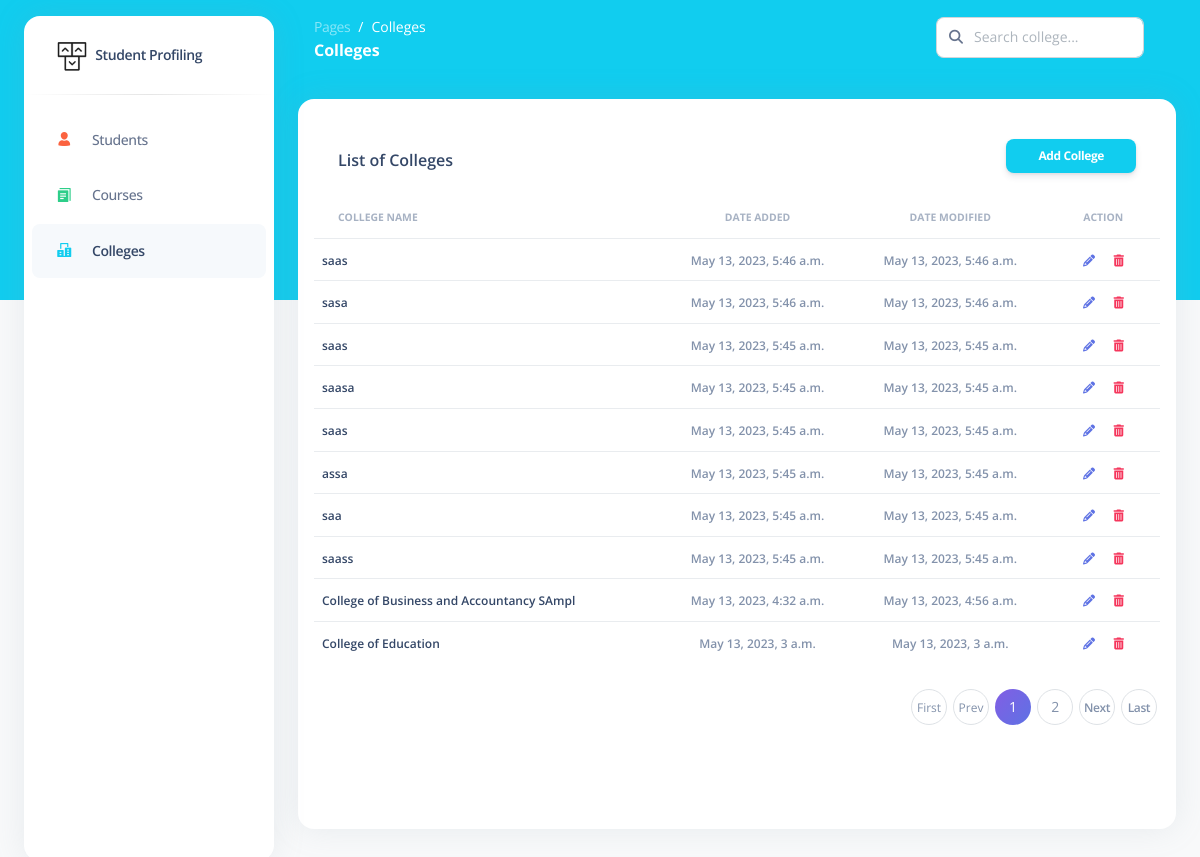
Screenshot of /college-list with the database file from the repository.
### simple_profiling/models.py (models this page shows, shortened)
class BaseModel(models.Model):
    created_at = models.DateTimeField(auto_now_add=True, db_index=True)
    updated_at = models.DateTimeField(auto_now=True)
    class Meta:
        abstract = True

class College(BaseModel):
    college_name = models.CharField(max_length=500)
    class Meta:
        verbose_name_plural = "Colleges"

### simple_profiling/views.py (the view)
# urls.py: path('college-list', CollegeList.as_view(), name='CollegeList'),
class CollegeList(ListView):
    model = College
    context_object_name = 'college'
    template_name = 'college-list.html'
    paginate_by = 10
    def get_context_data(self, **kwargs):
        context = super().get_context_data(**kwargs)
        return context
    def get_queryset(self, *args, **kwargs):
        qs = super(CollegeList, self).get_queryset(*args, **kwargs)
        qs = qs.order_by("-created_at")
        if self.request.GET.get("q") != None:
            query = self.request.GET.get('q')
            qs = qs.order_by("-created_at").filter(Q(college_name__icontains=query))
        return qs

### simple_profiling/templates/college-list.html (shortened to what this page needs)
{% load static %}
<!DOCTYPE html>
<html lang="en">
<head>
  <link href="{% static 'css/nucleo-icons.css' %}" rel="stylesheet" />
  <link href="{% static 'css/nucleo-svg.css' %}" rel="stylesheet" />
  <link href="{% static 'css/nucleo-svg.css' %}" rel="stylesheet" />
  <link id="pagestyle" href="{% static 'css/argon-dashboard.css' %}" rel="stylesheet" />
</head>
<body class="g-sidenav-show bg-gray-100">
  <aside class="sidenav bg-white navbar navbar-vertical navbar-expand-xs border-0 border-radius-xl my-3 fixed-start ms-4 " id="sidenav-main">
    <div class="sidenav-header">
      <a class="navbar-brand m-0" href=" https://demos.creative-tim.com/argon-dashboard/pages/dashboard.html " target="_blank">
        <img src="{% static 'img/logo-ct-dark.png' %}" class="navbar-brand-img h-100" alt="main_logo">
        <span class="ms-1 font-weight-bold">Student Profiling</span>
      </a>
    </div>
    <hr class="horizontal dark mt-0">
    <div class="collapse navbar-collapse  w-auto " id="sidenav-collapse-main">
      <ul class="navbar-nav">
        <li class="nav-item">
          <a class="nav-link " href="{% url 'StudentList' %}">
            <div class="icon icon-shape icon-sm border-radius-md text-center me-2 d-flex align-items-center justify-content-center">
              <i class="ni ni-single-02 text-warning text-sm opacity-10"></i>
            </div>
            <span class="nav-link-text ms-1">Students</span>
          </a>
        </li>
        <li class="nav-item">
          <a class="nav-link " href="{% url 'CourseList' %}">
            <div class="icon icon-shape icon-sm border-radius-md text-center me-2 d-flex align-items-center justify-content-center">
              <i class="ni ni-single-copy-04 text-success text-sm opacity-10"></i>
            </div>
            <span class="nav-link-text ms-1">Courses</span>
          </a>
        </li>
        <li class="nav-item">
          <a class="nav-link active" href="{% url 'CollegeList' %}">
            <div class="icon icon-shape icon-sm border-radius-md text-center me-2 d-flex align-items-center justify-content-center">
              <i class="ni ni-building text-info text-sm opacity-10"></i>
            </div>
            <span class="nav-link-text ms-1">Colleges</span>
          </a>
        </li>
      </ul>
    </div>
  </aside>
  <main class="main-content position-relative border-radius-lg ">
    <nav class="navbar navbar-main navbar-expand-lg px-0 mx-4 shadow-none border-radius-xl " id="navbarBlur" data-scroll="false">
      <div class="container-fluid py-1 px-3">
        <nav aria-label="breadcrumb">
          <ol class="breadcrumb bg-transparent mb-0 pb-0 pt-1 px-0 me-sm-6 me-5">
            <li class="breadcrumb-item text-sm"><a class="opacity-5 text-white" href="javascript:;">Pages</a></li>
            <li class="breadcrumb-item text-sm text-white active" aria-current="page">Colleges</li>
          </ol>
          <h6 class="font-weight-bolder text-white mb-0">Colleges</h6>
        </nav>
        <div class="collapse navbar-collapse mt-sm-0 mt-2 me-md-0 me-sm-4" id="navbar">
          <div class="ms-md-auto pe-md-3 d-flex align-items-center">
            <form action="{% url 'CollegeList' %}" method="get">
              <div class="input-group">
                <span class="input-group-text text-body"><i class="fas fa-search" aria-hidden="true"></i></span>
                <input type="text" class="form-control" name="q" placeholder="Search college...">
              </div>
            </form>
          </div>
        </div>
      </div>
    </nav>
    <div class="container-fluid py-4">
      <div class="row">
        <div class="col-12">
          <div class="card mb-4 p-3">
            <div class="card-header d-flex align-items-center pb-0">
                <h6>List of Colleges</h6>
                <a href="{% url 'CollegeAdd' %}" class="btn btn-info btn-sm ms-auto">Add College</a>
            </div>
            <div class="card-body px-0 pt-2 pb-6">
              <div class="table-responsive p-0">
                <table class="table align-items-center mb-0">
                  <thead>
                    <tr>
                      <th class="text-uppercase text-secondary text-xxs font-weight-bolder opacity-7">College Name</th>
                      <th class="text-center text-uppercase text-secondary text-xxs font-weight-bolder opacity-7">Date Added</th>
                      <th class="text-center text-uppercase text-secondary text-xxs font-weight-bolder opacity-7">Date Modified</th>
                      <th class="text-center text-uppercase text-secondary text-xxs font-weight-bolder opacity-7">Action</th>
                    </tr>
                  </thead>
                  <tbody>
                    {% for object in object_list %}
                    <tr>
                      <td>
                        <span class="text-dark text-xs font-weight-bold">{{ object.college_name }}</span>
                      </td>
                      <td class="align-middle text-center">
                        <span class="text-secondary text-xs font-weight-bold">{{ object.created_at }}</span>
                      </td>
                      <td class="align-middle text-center">
                        <span class="text-secondary text-xs font-weight-bold">{{ object.updated_at }}</span>
                      </td>
                      <td class="align-middle text-center">
                        <a href="college-list/{{ object.id }}" class="text-primary font-weight-bold text-xs p-2">
                          <i class="fas fa-pencil-alt ms-auto cursor-pointer" data-bs-toggle="tooltip" data-bs-placement="top" title="Edit"></i>
                        </a>
                        <a href="delete_college/{{ object.id }}" class="text-danger font-weight-bold text-xs p-2">
                          <i class="fas fa-trash-alt ms-auto cursor-pointer" data-bs-toggle="tooltip" data-bs-placement="top" title="Delete"></i>
                        </a>
                      </td>
                    </tr>
                    {% empty %}
                    <td class="text-sm" style="color: rgba(163, 167, 185, 0.8);"> <br> No data available in table. </td>
                    {% endfor %}
                  </tbody>
                </table>
                {% include 'includes/pagination.html' %}
              </div>
            </div>
          </div>
        </div>
      </div>
    </div>
  </main>
</body>
</html>

### simple_profiling/static/css/nucleo-svg.css (style rules this page uses)
.icon { display: inline-block; color: #111111; height: 1em; width: 1em; }
.icon-sm { height: 0.8em; width: 0.8em; }
.icon { fill: currentColor; stroke: none; }

### rows the page displays
College: college_name "saas", created_at "May 13, 2023, 5:46 a.m.", updated_at "May 13, 2023, 5:46 a.m."
College: college_name "sasa", created_at "May 13, 2023, 5:46 a.m.", updated_at "May 13, 2023, 5:46 a.m."
College: college_name "saas", created_at "May 13, 2023, 5:45 a.m.", updated_at "May 13, 2023, 5:45 a.m."
College: college_name "saasa", created_at "May 13, 2023, 5:45 a.m.", updated_at "May 13, 2023, 5:45 a.m."
College: college_name "saas", created_at "May 13, 2023, 5:45 a.m.", updated_at "May 13, 2023, 5:45 a.m."
College: college_name "assa", created_at "May 13, 2023, 5:45 a.m.", updated_at "May 13, 2023, 5:45 a.m."
College: college_name "saa", created_at "May 13, 2023, 5:45 a.m.", updated_at "May 13, 2023, 5:45 a.m."
College: college_name "saass", created_at "May 13, 2023, 5:45 a.m.", updated_at "May 13, 2023, 5:45 a.m."
College: college_name "College of Business and Accountancy SAmpl", created_at "May 13, 2023, 4:32 a.m.", updated_at "May 13, 2023, 4:56 a.m."
College: college_name "College of Education", created_at "May 13, 2023, 3 a.m.", updated_at "May 13, 2023, 3 a.m."

### other values shown
{{ page_num }} "1"
{{ page_num }} "2"
